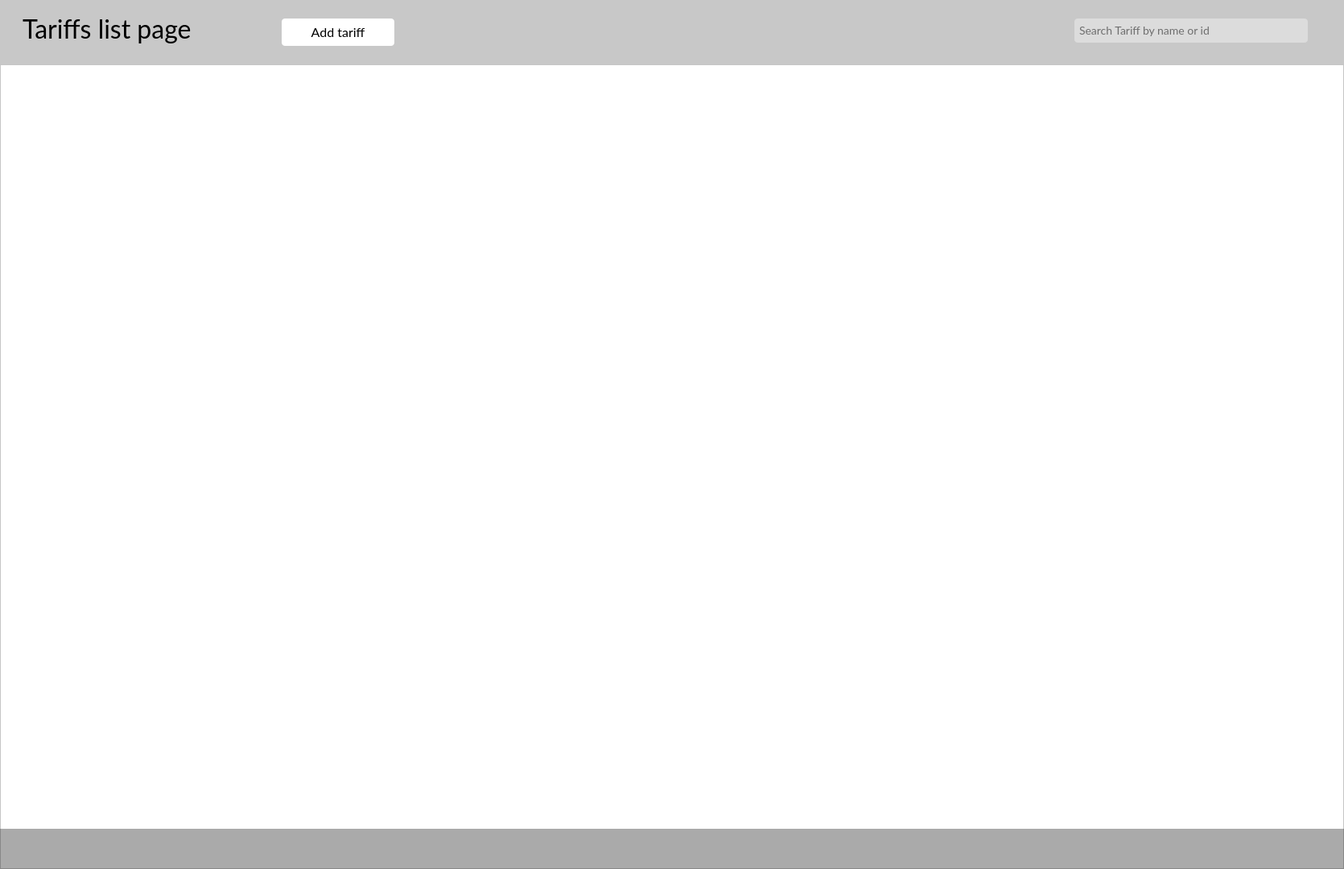
<?xml version="1.0" encoding="UTF-8"?>
<ui version="4.0">
 <class>TariffsPage</class>
 <widget class="QWidget" name="TariffsPage">
  <property name="geometry">
   <rect>
    <x>0</x>
    <y>0</y>
    <width>1670</width>
    <height>1080</height>
   </rect>
  </property>
  <property name="windowTitle">
   <string>Form</string>
  </property>
  <property name="styleSheet">
   <string notr="true">background-color:white;
font-family:Lato, Consolas;</string>
  </property>
  <widget class="QWidget" name="widget" native="true">
   <property name="geometry">
    <rect>
     <x>0</x>
     <y>0</y>
     <width>1670</width>
     <height>80</height>
    </rect>
   </property>
   <property name="styleSheet">
    <string notr="true">background-color:rgba(200, 200, 200, 1);</string>
   </property>
   <widget class="QLineEdit" name="lineEdit">
    <property name="geometry">
     <rect>
      <x>1335</x>
      <y>23</y>
      <width>290</width>
      <height>30</height>
     </rect>
    </property>
    <property name="styleSheet">
     <string notr="true">font-size:14px;
color:black;
text-align:left;
padding-left:4px;
padding-bottom:2px;
border:none;
border-radius:4px;
background-color:rgb(220, 220, 220);
font-family:Lato, Arial, Consolas;</string>
    </property>
    <property name="placeholderText">
     <string>Search Tariff by name or id</string>
    </property>
   </widget>
   <widget class="QPushButton" name="add_tariff_btn">
    <property name="geometry">
     <rect>
      <x>350</x>
      <y>23</y>
      <width>140</width>
      <height>34</height>
     </rect>
    </property>
    <property name="styleSheet">
     <string notr="true">QPushButton{
background-color:white;
color:black;
font-family:Lato, Arial, Consolas;
border:none;
border-radius:4px;
font-size:16px;
}
QPushButton:hover{
	background-color:rgb(220, 220, 220);
}</string>
    </property>
    <property name="text">
     <string>Add tariff</string>
    </property>
   </widget>
   <widget class="QLabel" name="label">
    <property name="geometry">
     <rect>
      <x>0</x>
      <y>0</y>
      <width>350</width>
      <height>70</height>
     </rect>
    </property>
    <property name="styleSheet">
     <string notr="true">font-family:Lato, Arial, Consolas;
font-size:32px;
padding-left:20px;
color:black;
background-color:rgb(200, 200, 200);</string>
    </property>
    <property name="text">
     <string>Tariffs list page</string>
    </property>
   </widget>
  </widget>
  <widget class="QFrame" name="frame">
   <property name="geometry">
    <rect>
     <x>0</x>
     <y>1030</y>
     <width>1670</width>
     <height>50</height>
    </rect>
   </property>
   <property name="styleSheet">
    <string notr="true">border:none;
background-color:rgba(42, 42, 42, 0.4);</string>
   </property>
   <property name="frameShape">
    <enum>QFrame::Shape::StyledPanel</enum>
   </property>
   <property name="frameShadow">
    <enum>QFrame::Shadow::Raised</enum>
   </property>
  </widget>
  <widget class="QScrollArea" name="scrollArea">
   <property name="geometry">
    <rect>
     <x>0</x>
     <y>80</y>
     <width>1670</width>
     <height>1000</height>
    </rect>
   </property>
   <property name="widgetResizable">
    <bool>true</bool>
   </property>
   <widget class="QWidget" name="scrollAreaWidgetContents">
    <property name="geometry">
     <rect>
      <x>0</x>
      <y>0</y>
      <width>1668</width>
      <height>998</height>
     </rect>
    </property>
    <widget class="QWidget" name="gridLayoutWidget">
     <property name="geometry">
      <rect>
       <x>0</x>
       <y>0</y>
       <width>1671</width>
       <height>1001</height>
      </rect>
     </property>
     <layout class="QGridLayout" name="gridLayout"/>
    </widget>
   </widget>
  </widget>
  <zorder>widget</zorder>
  <zorder>scrollArea</zorder>
  <zorder>frame</zorder>
 </widget>
 <resources/>
 <connections/>
</ui>
